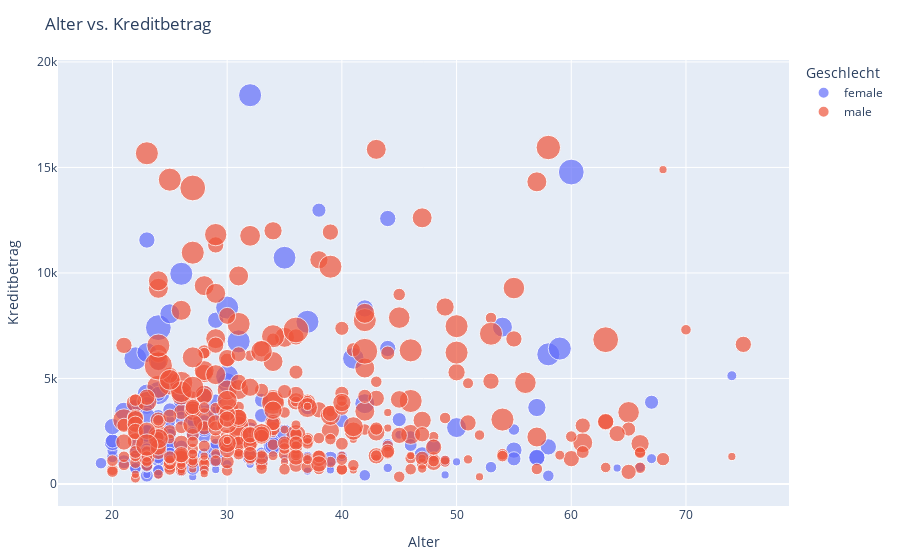

Notebook code for this chart:
### Code cell
fig5 = px.scatter(
    df,
    x="Age",
    y="Credit amount",
    color="Sex",       
    size="Duration",   
    opacity=0.7,         
    title="Alter vs. Kreditbetrag",
    labels={"Age": "Alter", "Credit amount": "Kreditbetrag"}
)

fig5.update_layout(
    legend_title="Geschlecht",
    margin=dict(l=40, r=40, t=60, b=40)
)

fig5

### Figure 1 — Plotly figure (JSON) as saved in the notebook; plotly's stock layout.template omitted (floating-point values rounded to 4 significant figures; data arrays with more than 128 entries replaced by an {"elided": "..."} marker saying what was removed)
{"data": [{"hovertemplate": "Sex=female<br>Alter=%{x}<br>Kreditbetrag=%{y}<br>Duration=%{marker.size}<extra></extra>", "legendgroup": "female", "marker": {"color": "#636efa", "opacity": 0.7, "size": {"elided": "168 int values"}, "sizemode": "area", "sizeref": 0.18, "symbol": "circle"}, "mode": "markers", "name": "female", "orientation": "v", "showlegend": true, "type": "scatter", "x": {"elided": "168 int values"}, "xaxis": "x", "y": {"elided": "168 int values"}, "yaxis": "y"}, {"hovertemplate": "Sex=male<br>Alter=%{x}<br>Kreditbetrag=%{y}<br>Duration=%{marker.size}<extra></extra>", "legendgroup": "male", "marker": {"color": "#EF553B", "opacity": 0.7, "size": {"elided": "354 int values"}, "sizemode": "area", "sizeref": 0.18, "symbol": "circle"}, "mode": "markers", "name": "male", "orientation": "v", "showlegend": true, "type": "scatter", "x": {"elided": "354 int values"}, "xaxis": "x", "y": {"elided": "354 int values"}, "yaxis": "y"}], "layout": {"legend": {"itemsizing": "constant", "title": {"text": "Geschlecht"}, "tracegroupgap": 0}, "margin": {"b": 40, "l": 40, "r": 40, "t": 60}, "title": {"text": "Alter vs. Kreditbetrag"}, "xaxis": {"anchor": "y", "domain": [0, 1], "title": {"text": "Alter"}}, "yaxis": {"anchor": "x", "domain": [0, 1], "title": {"text": "Kreditbetrag"}}}}
